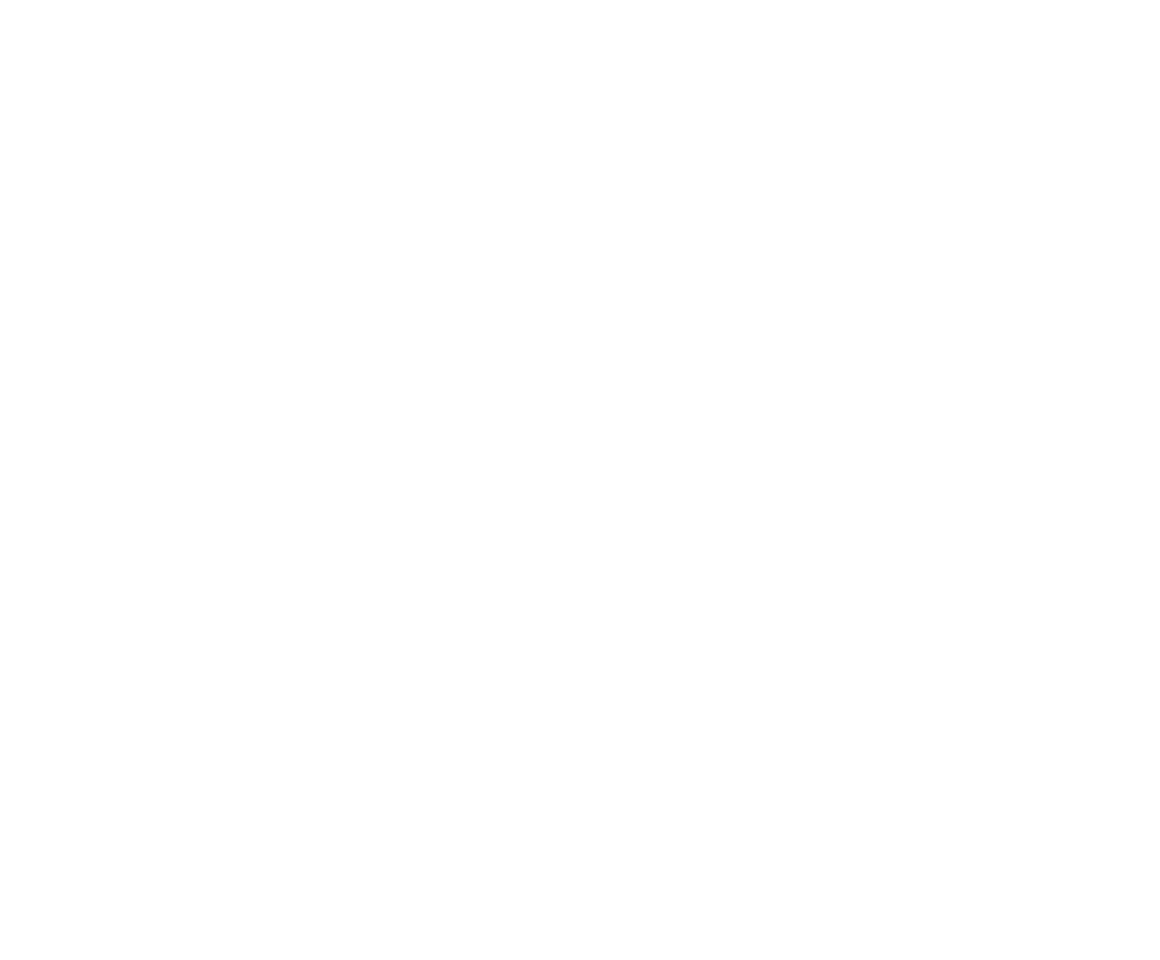
Frame 1 (no input)
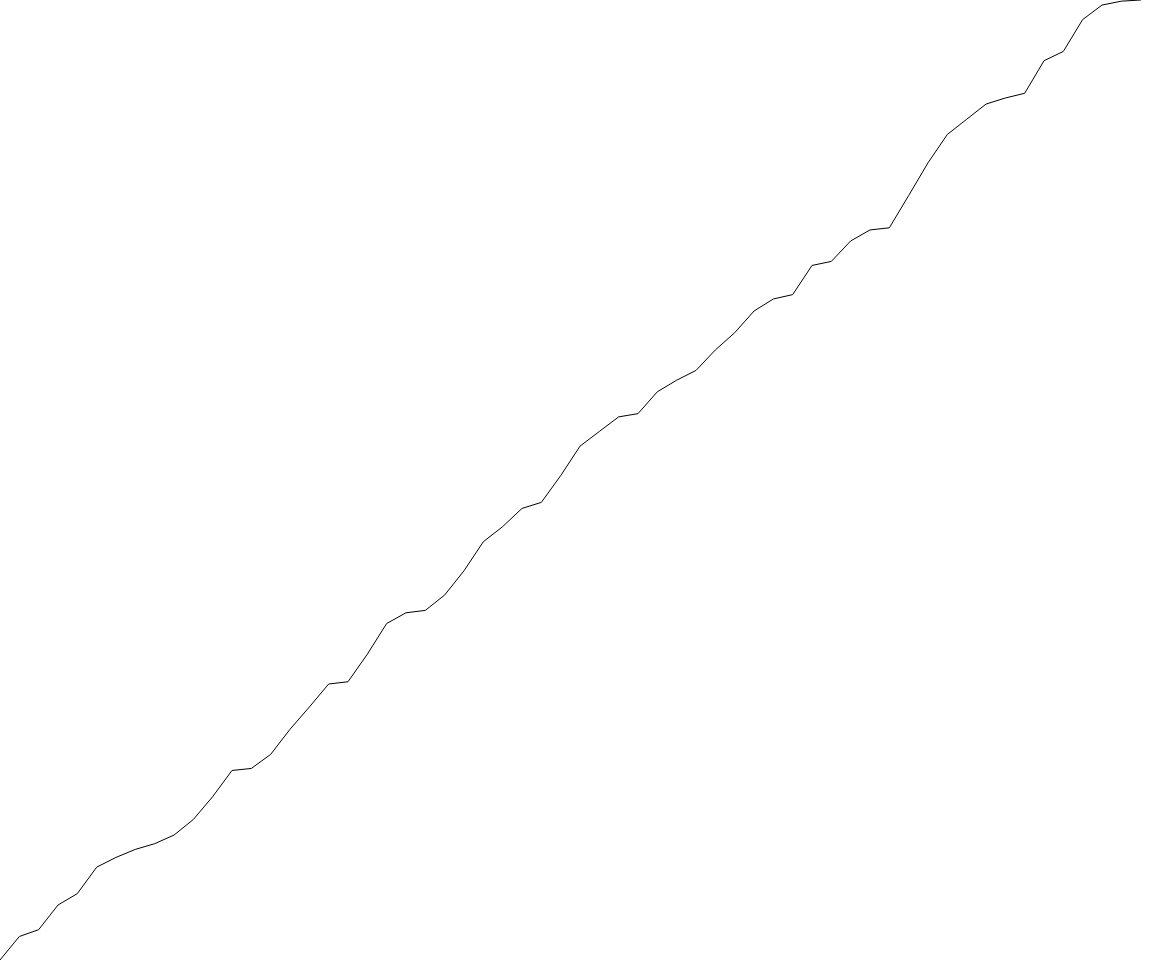
Frame 60 (no input)
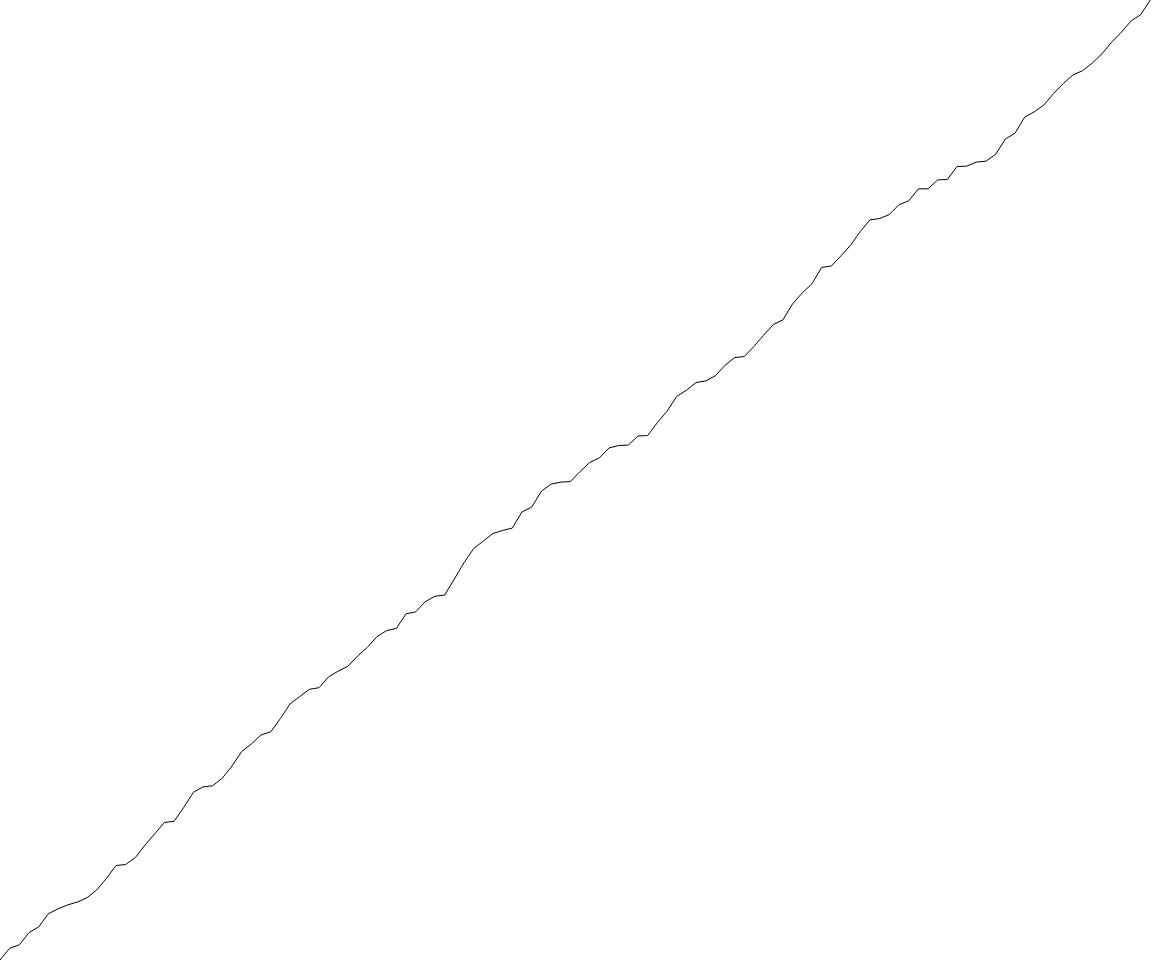
Frame 120 (the mouse pressed at the canvas centre since frame 60)

The p5.js sketch that drew these frames (run headless with seeded random() and noise() and a simulated clock; from frame 60 on, the mouse is pressed at the canvas centre):

// p5.js sketch
// ── sketch.js
"use strict";

var needsRedraw = true;
var cnv;
var framesPerSecond = 60;
var nav = [0];
var maxNAV = 0;

function draw() {
  background(255);// white out the screen
  //This is where your window gets drawn
  translate(0, height); // bottom left
  scale(1, -1); //as y-values increase, they are plotted higher (not lower) in window
  beginShape();
  for (var i = 0; i < nav.length; i++) {
    var x = width * i / nav.length;
    var y = height * nav[i] / maxNAV;
    vertex(x, y);
  }
  endShape();

  // add another NAV observation
  var lastNAV = nav[nav.length - 1];
  var newNAV = lastNAV + random();
  nav.push(newNAV);
  if(newNAV > maxNAV) {
    maxNAV = newNAV;
  }
}

//--------------------- don't need to worry about code below

function setup() {
  centerCanvas(); //make the canvas as big as the window
  frameRate(framesPerSecond);
}

function centerCanvas() {
  //Generally, you should not need to alter this method.
  // This function creates a canvas the size of the window (adjusted for menus and controls I think)
  // windowWidth, windowHeight, width, and height are all global variables
  // updated automatically by p5.js
  cnv = createCanvas(windowWidth - 40, windowHeight - 40);
  var x = (windowWidth - width) / 2;
  var y = (windowHeight - height) / 2;
  cnv.position(x, y);
  background(255);
}

function windowResized() {
  // p5.js calls this method for you whenever a window is windowResized.
  // Usually, you should not need to alter this method.
  console.log("Window resized at time " + millis())
  centerCanvas();
}
